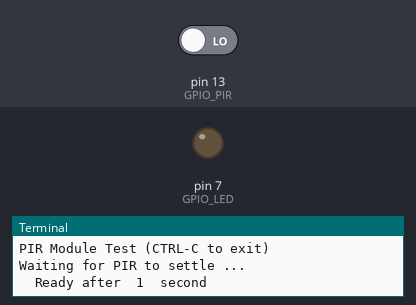
Recording of a program running on a simulated Raspberry Pi (header pin numbers). On the bench: output pins drawn as LEDs (lit = HIGH), the last lines printed to the terminal. The inputs (shaded band) are chosen by the test bench; at power-on: pin 13 (GPIO_PIR) LOW. The clock reads 2024-03-15 10:24:30 at power-on unless the program sets it.

Above: at 1.2 s.
1.3 s: pin 13 (GPIO_PIR) driven HIGH
At 1.8 s:
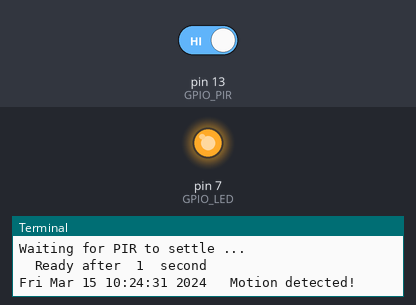
2.8 s: pin 13 (GPIO_PIR) driven LOW
At 4.2 s:
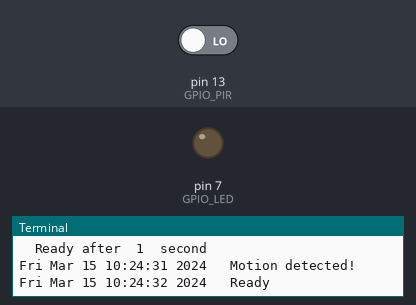
Timing chart, 0 to 5.8 s (numbered marks = the images above; inputs shaded):
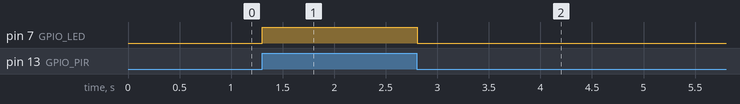

Measured:
- after the input at 1.3 s, pin 7 (GPIO_LED): LOW → HIGH at once
- after the input at 2.8 s, pin 7 (GPIO_LED): HIGH → LOW at once

The program:

hongwai.py
```python
#!/usr/bin/python
#+-+-+-+-+-+-+-+-+-+-+-+-+-+-+-+-+-+-+-+-+-+
#|R|a|s|p|b|e|r|r|y|P|i|-|S|p|y|.|c|o|.|u|k|
#+-+-+-+-+-+-+-+-+-+-+-+-+-+-+-+-+-+-+-+-+-+
#
# hongwai.py
# Detect movement using a PIR module
#
# Author : ahua
# Date   : 2015/06/20


# Import required Python libraries
import RPi.GPIO as GPIO
import time


# Use BCM GPIO references
# instead of physical pin numbers
GPIO.setmode(GPIO.BOARD)

# Define GPIO to use on Pi
GPIO_PIR=13
GPIO_LED=7

print "PIR Module Test (CTRL-C to exit)"

# Set pin as input
GPIO.setup(GPIO_PIR,GPIO.IN)      # Echo
GPIO.setup(GPIO_LED,GPIO.OUT)     # LED
Current_State  = 0
Previous_State = 0

try:
  print "Waiting for PIR to settle ..."
  # Loop until PIR output is 0
  looptime = 1
  while GPIO.input(GPIO_PIR)==1:
    Current_State  = 0
    if looptime % 15 == 0:
         print "0"
    else:
         print "0",
    looptime+=1
    time.sleep(1)
  print "  Ready after ", looptime, " second"

  # Loop until users quits with CTRL-C
  while True :
    # Read PIR state
    Current_State = GPIO.input(GPIO_PIR)
    if Current_State==1 and Previous_State==0:
      # PIR is triggered
      print time.ctime(), "  Motion detected!"
      GPIO.output(GPIO_LED, GPIO.HIGH)
      # Record previous state
      Previous_State=1
    elif Current_State==0 and Previous_State==1:
      # PIR has returned to ready state
      print time.ctime(), "  Ready"
      GPIO.output(GPIO_LED, GPIO.LOW)
      Previous_State=0

    # Wait for 10 milliseconds
    time.sleep(0.01)

except KeyboardInterrupt:
  print "  Quit"
  # Reset GPIO settings
  GPIO.cleanup()
```
